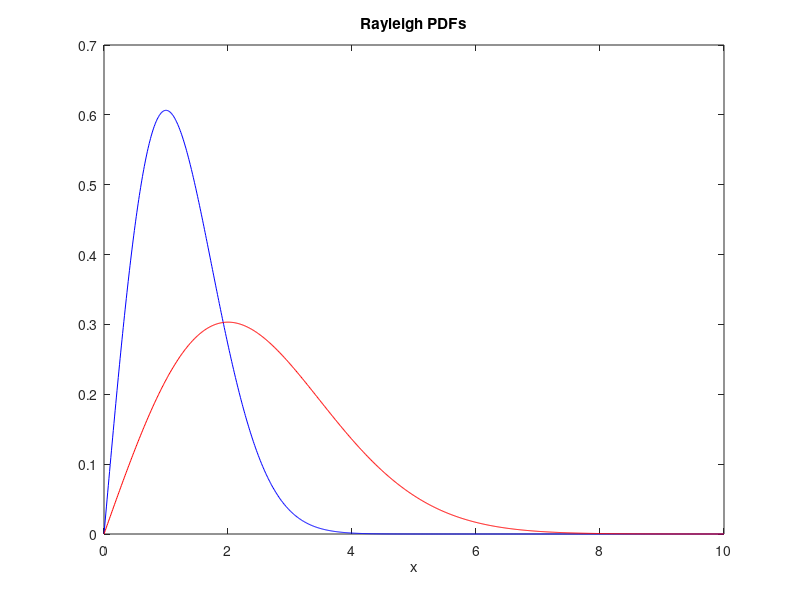

MATLAB code to generate this figure:
clc; clear; close all;

x = [0:0.01:10];

fxw1 = raylpdf(x,1);
fxw2 = raylpdf(x,2);

figure
plot(x,fxw1,'b-')
hold on
plot(x,fxw2,'r-')
xlabel('x')
title('Rayleigh PDFs')